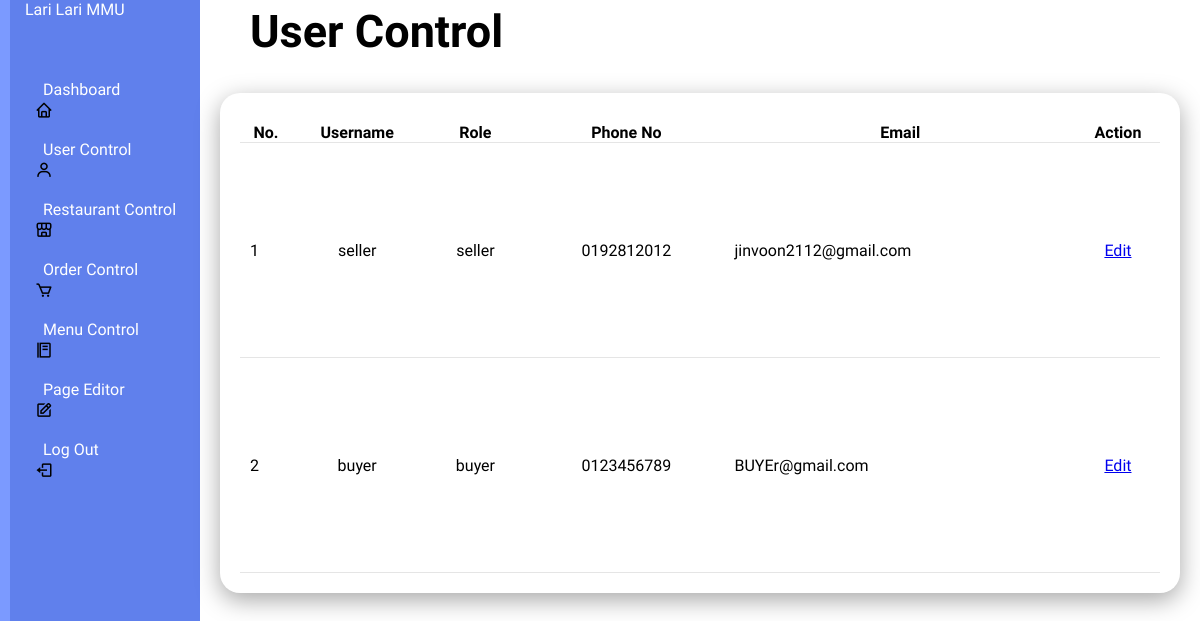
The page /usercontrol on the database as committed earlier.
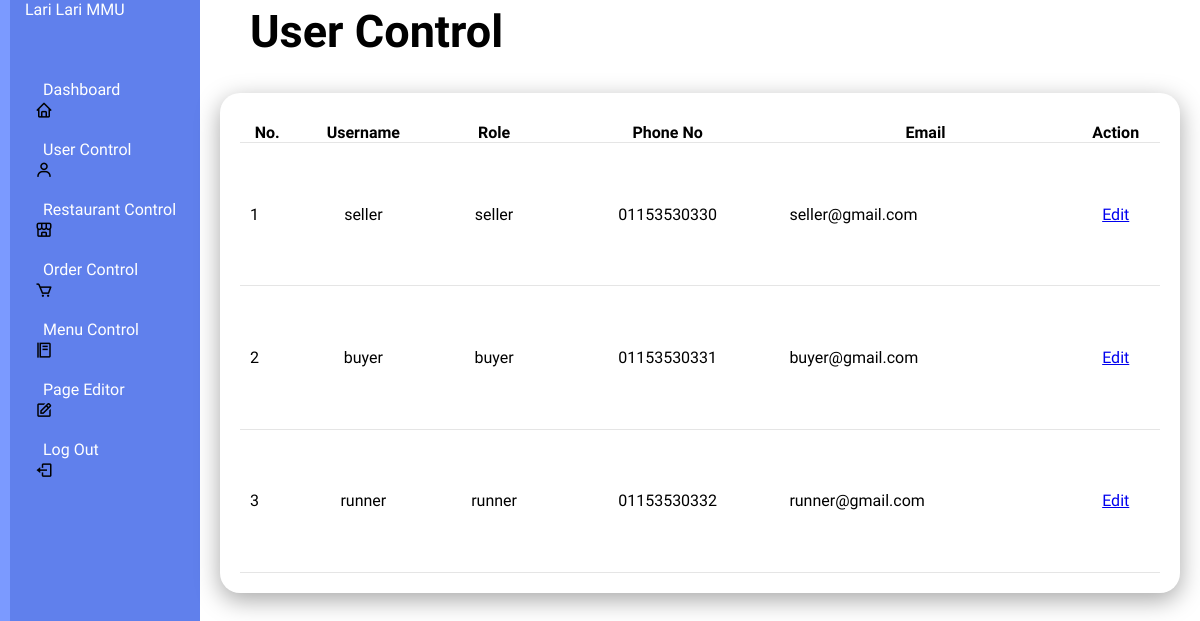
The same page on the database as committed later.
### tables this page shows
CREATE TABLE users (
                id INTEGER PRIMARY KEY AUTOINCREMENT,
                name TEXT NOT NULL,
                email UNIQUE NOT NULL,
                username UNIQUE NOT NULL,
                password TEXT NOT NULL,
                role TEXT NOT NULL,
                phone_no UNIQUE NOT NULL
            );

### app.py (the view)
@app.route('/usercontrol')
def user_control():
    conn = get_db_connection()
    users = conn.execute('SELECT * FROM users').fetchall()
    conn.close()
    return render_template('usercontrol.html', users=users)

### app.py (called while the page is built)
def get_db_connection():
    con = sqlite3.connect("database.db")
    con.row_factory = sqlite3.Row
    return con

### templates/usercontrol.html (shortened to what this page needs)
<!DOCTYPE html>
<html lang="en">
<head>
    <link rel="stylesheet" type="text/css" href="../static/style(admin2).css">
    <link rel="stylesheet" href="https://unpkg.com/boxicons@latest/css/boxicons.min.css">
        <link href="https://cdn.jsdelivr.net/npm/remixicon@4.3.0/fonts/remixicon.css" rel="stylesheet"/>
        <link rel="stylesheet" href="https://unpkg.com/aos@next/dist/aos.css" />
</head>
</head>
<body>
    <div class="admincontainer">
        <div class="navbar">
            <ul>
                <li><a href="#">Lari Lari MMU</a></li>
                <li><i class='bx bx-home'></i><a href="/admin">Dashboard</a></li>
                <li><i class='bx bx-user'></i><a href="/usercontrol">User Control</a></li>
                <li><i class='bx bx-store-alt'></i><a href="/restaurantcontrol">Restaurant Control</a></li>
                <li><i class='bx bx-cart'></i><a href="/ordercontrol">Order Control</a></li>
                <li><i class='bx bx-food-menu'></i><a href="/menucontrol">Menu Control</a></li>
                <li><i class='bx bx-edit'></i><a href="/pageEditor">Page Editor</a></li>
                <li><i class='bx bx-log-out'></i><a href="/logout">Log Out</a></li>
            </ul>
        </div>
    </div>
    <div class="admin-main">
        <div class="admin-header">
            <h2>User Control</h2>
        </div>
        <div class="admin-table">
            <div class="table-body">
                <table>
                    <thead>
                        <tr>
                            <th>No.</th>
                            <th>Username</th>
                            <th>Role</th>
                            <th>Phone No</th>
                            <th>Email</th>
                            <th>Action</th>
                        </tr>
                    </thead>
                    <tbody>
                        {% for user in users %}
                        <tr>
                            <td>{{ user.id }}</td>
                            <td>{{ user.username }}</td>
                            <td>{{ user.role }}</td>
                            <td>{{ user.phone_no }}</td>
                            <td>{{ user.email }}</td>
                            <td>
                                <a href="{{ url_for('edit_user', user_id=user.id) }}">Edit</a>
                            </td>
                        </tr>
                        {% endfor %}
                    </tbody>
                </table>
            </div>
        </div>
    </div>
</body>
</html>

### static/style(admin2).css (style rules this page uses)
* { padding: 0; margin: 0; box-sizing: border-box; font-family: "Protest Guerrilla", sans-serif; }
.admincontainer { position: relative; width: 100%; }
.navbar { position: fixed; width: 200px; height: 100%; background:#6080ec; border-left: 10px solid #7b9aff; transition: 0.5s; overflow: hidden; }
.navbar ul { position: absolute; top: 0; left: 0; width: 100%; }
.navbar ul li { display:flex; align-items: center; justify-content: center; position: relative; width: 100%; list-style: none; border-top-left-radius: 30px; border-bottom-left-radius: 30px; border-top-right-radius: 5px; border-bottom-right-radius: 5px; }
.navbar ul li:nth-child(1) { margin-bottom: 20px; pointer-events: none; }
.navbar ul li a { display: flex; align-items: center; position: relative; display: block; width: 100%; height: 60px; padding: 0 15px; text-decoration: none; color: white; }
.navbar i { position: relative; left: 25px; font-size: 18px; text-align: center; }
.admin-main { position: relative; width: calc(100% - 200px); left: 200px; min-height: 100vh; background-color: white; transition: 0.5s; }
.admin-header { position: relative; margin: 0 30px; padding: 5px 20px; justify-content: center; align-items: center; font-size: 30px; }
.admin-table { position: relative; width: 100%; padding: 20px; display: grid; width: 100%; grid-gap: 20px; margin-top: 10px; }
.admin-table .table-body { position: relative; display: grid; min-height: 500px; background: white; padding: 20px; box-shadow: 0 7px 25px rgba(0,0,0,0.35); border-radius: 20px; }
.admin-table table { width: auto; border-collapse: collapse; margin-top: 10px; }
.admin-table .table-body table tr { color: black; border-bottom: 1px solid rgba(0,0,0,0.1); }
.admin-table .table-body table tr td { padding: 10px; }
.admin-table .table-body table tr td:last-child { text-align: end; }
.admin-table .table-body table tr td:nth-child(2) { text-align: center; }
.admin-table .table-body table tr td:nth-child(3) { text-align: center; }
.admin-table .table-body table tr td:nth-child(4) { text-align: center; }
.admin-table .table-body table tr td:nth-child(6) { text-align: center; }

Rows that differ between the two databases and show on the page:
changed users "seller": phone_no "0192812012" → "01153530330"; email "jinvoon2112@gmail.com" → "seller@gmail.com"
changed users "buyer": phone_no "0123456789" → "01153530331"; email "BUYEr@gmail.com" → "buyer@gmail.com"
added users: id "3", username "runner", role "runner", phone_no "01153530332", email "runner@gmail.com"
